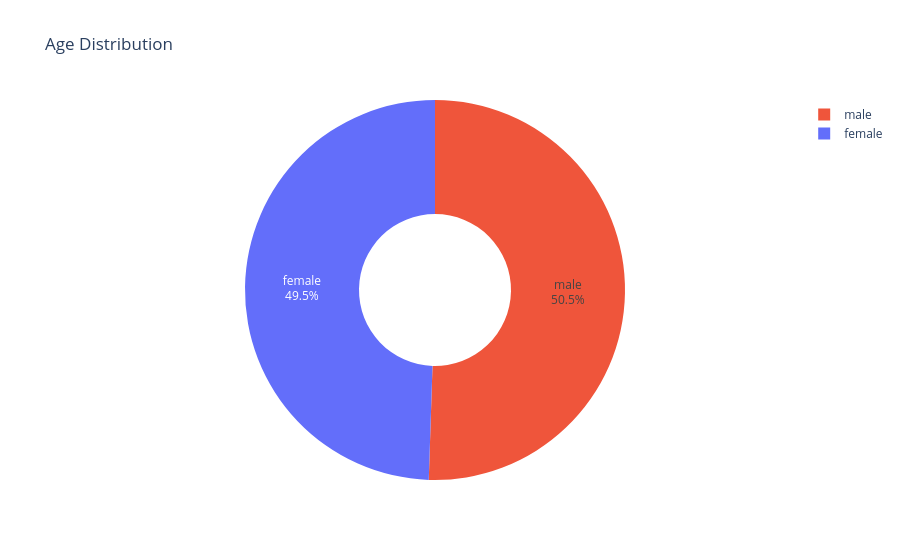

The notebook cell saved with this chart:
### Code cell
fig = px.pie(
    df,
    names="sex",
    color='smoker',
    hole=0.4,
    title="Age Distribution"
)
fig.update_traces(textposition="inside", textinfo="percent+label")
fig.show()

### Figure 1 — Plotly figure (JSON) as saved in the notebook; plotly's stock layout.template omitted (floating-point values rounded to 4 significant figures; data arrays with more than 128 entries replaced by an {"elided": "..."} marker saying what was removed)
{"data": [{"customdata": {"elided": "1338x1 str values"}, "domain": {"x": [0, 1], "y": [0, 1]}, "hole": 0.4, "hovertemplate": "sex=%{label}<br>smoker=%{customdata[0]}<extra></extra>", "labels": {"elided": "1338 str values"}, "legendgroup": "", "marker": {"colors": {"elided": "1338 str values"}}, "name": "", "showlegend": true, "textinfo": "percent+label", "textposition": "inside", "type": "pie"}], "layout": {"legend": {"tracegroupgap": 0}, "title": {"text": "Age Distribution"}}}
